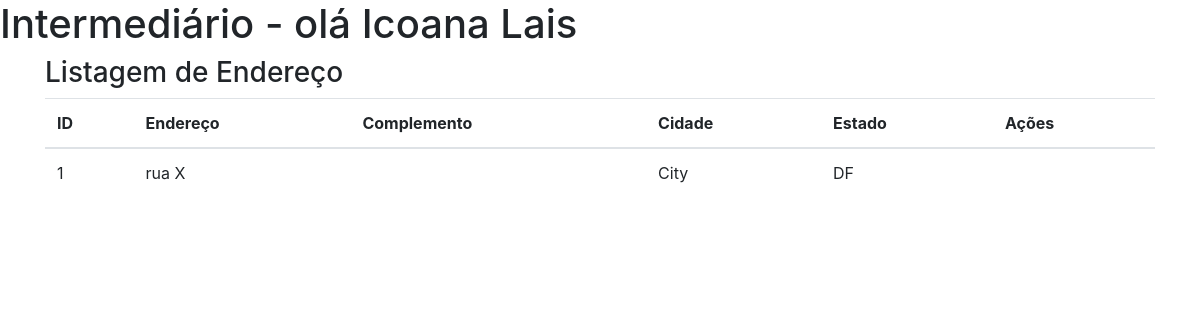
The page /addresses/ (signed in) on the database its author committed.
### my_app/models.py (models this page shows, shortened)
class Address (models.Model):
    address = models.CharField (max_length = 255)
    address_complement = models.CharField (max_length = 255, null = True, blank = True)
    city = models.CharField (max_length = 255)
    state = models.CharField (max_length = 255, choices = STATES_CHOICES)
    '''
    state = models.CharField (max_length = 255, choices = (
        ('MG', 'Minas Gerais'),
        ('SP', 'São Paulo'),
        ('DF', 'Distrito Federal'),
        ('RJ', 'Rio de Janeiro')
    ))

    '''
    country = models.CharField (max_length = 255)
    user = models.ForeignKey (User, on_delete = models.PROTECT)
    class Meta:
        verbose_name_plural = 'Adresses'

### my_app/views.py (the view)
@login_required (login_url = '/login')
def address_list (request):
    addresses = Address.objects.all ()
    return render (request, 'my_app/address/list.html', {'addresses' : addresses})

### templates/my_app/address/list.html (shortened to what this page needs)
{% extends 'layout.html' %}
{% block content %}
    <div class = "container">
        <h3>Listagem de Endereço</h3>
        <table class = "table">
            <thead>
                <tr>
                    <th>ID</th>
                    <th>Endereço</th>
                    <th>Complemento</th>
                    <th>Cidade</th>
                    <th>Estado</th>
                    <th>Ações</th>
                </tr>
            </thead>
                <tbody>
                    {% for address in addresses %}
                        <tr>
                            <td>{{ address.id }}</td>
                            <td>{{ address.address }}</td>
                            <td>{{ address.address_complement_normalized }}</td>
                            <td>{{ address.city }}</td>
                            <td>{{ address.state }}</td>
                        </tr>
                    {% endfor %}
                </tbody>
        </table>
    </div>
{% endblock %}

### templates/layout.html (shortened to what this page needs)
<!DOCTYPE html>
<html lang="en">
<head>
    <link rel="stylesheet" href="https://stackpath.bootstrapcdn.com/bootstrap/4.1.1/css/bootstrap.min.css">
</head>
<body>
    <h1>Intermediário
        {% if request.user.is_authenticated %}
            - olá {{ request.user.first_name }}
        {% endif %}
    </h1>
    {% block content %}
    {% endblock %}
</body>
</html>

### rows shown on the page
Address: id "1", address "rua X", city "City", state "DF"

### other values the page prints
{{ request.user.first_name }} "Icoana Lais"
